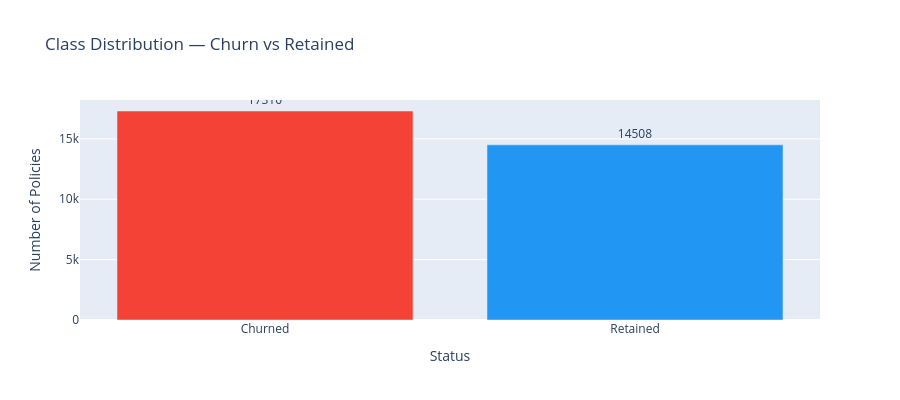

Notebook source saved alongside this figure:
### Markdown cell above
## Class Distribution - Churn vs Retained

### Code cell
# Lapse = 0 → policy renewed (Retained)
# Lapse ≥ 1 → policy not renewed at least once (Churned)
df['Churn'] = (df['Lapse'] >= 1).astype(int)
df['Churn_label'] = df['Churn'].map({0: 'Retained', 1: 'Churned'})

print('Target variable distribution:')
print(df['Churn'].value_counts())
print(f'\nChurn rate: {df["Churn"].mean()*100:.2f}%')

fig = px.bar(
    df['Churn_label'].value_counts().reset_index(),
    x='Churn_label', y='count',
    color='Churn_label',
    color_discrete_map={'Retained': '#2196F3', 'Churned': '#F44336'},
    text='count',
    title='Class Distribution — Churn vs Retained',
    labels={'Churn_label': 'Status', 'count': 'Number of Policies'}
)
fig.update_traces(textposition='outside')
fig.update_layout(showlegend=False, height=400)
fig.show()

### Figure 1 — Plotly figure (JSON) as saved in the notebook; plotly's stock layout.template omitted (floating-point values rounded to 4 significant figures)
{"data": [{"hovertemplate": "Status=%{x}<br>Number of Policies=%{text}<extra></extra>", "legendgroup": "Churned", "marker": {"color": "#F44336", "pattern": {"shape": ""}}, "name": "Churned", "orientation": "v", "showlegend": true, "text": [17310.0], "textposition": "outside", "type": "bar", "x": ["Churned"], "xaxis": "x", "y": [17310], "yaxis": "y"}, {"hovertemplate": "Status=%{x}<br>Number of Policies=%{text}<extra></extra>", "legendgroup": "Retained", "marker": {"color": "#2196F3", "pattern": {"shape": ""}}, "name": "Retained", "orientation": "v", "showlegend": true, "text": [14510.0], "textposition": "outside", "type": "bar", "x": ["Retained"], "xaxis": "x", "y": [14508], "yaxis": "y"}], "layout": {"barmode": "relative", "height": 400, "legend": {"title": {"text": "Status"}, "tracegroupgap": 0}, "showlegend": false, "title": {"text": "Class Distribution — Churn vs Retained"}, "xaxis": {"anchor": "y", "categoryarray": ["Churned", "Retained"], "categoryorder": "array", "domain": [0, 1], "title": {"text": "Status"}}, "yaxis": {"anchor": "x", "domain": [0, 1], "title": {"text": "Number of Policies"}}}}
